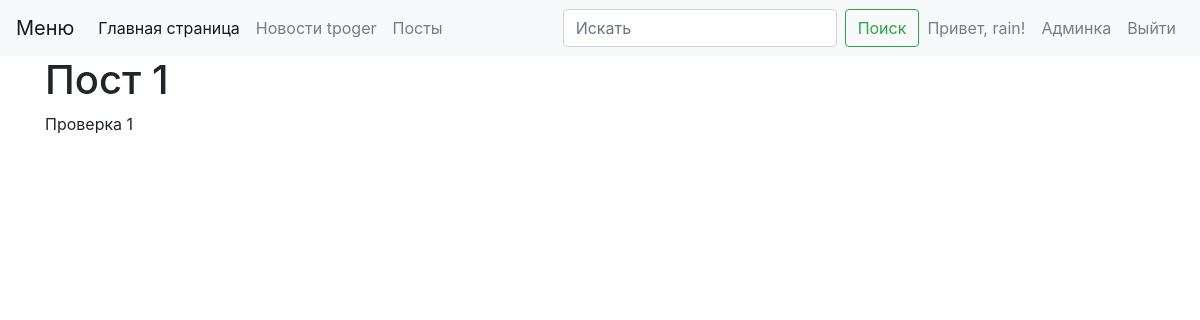
Page /posts/1 (signed in) on the committed database.
### webapp/user/models.py (models this page shows, shortened)
class User(db.Model, UserMixin):
    id = db.Column(db.Integer, primary_key=True)
    username = db.Column(db.String(64), index=True, unique=True)
    password = db.Column(db.String(128))
    role = db.Column(db.String(10), index=True)
    name = db.Column(db.String(10), index=True)
    @property
    def is_admin(self):
        return self.role == 'admin'

### webapp/posts/models.py (models this page shows, shortened)
class Post(db.Model):
    id = db.Column(db.Integer, primary_key=True)
    title = db.Column(db.String, nullable=False)
    text = db.Column(db.Text, nullable=False)
    created = db.Column(db.DateTime, nullable=False, default=datetime.now())
    user_id = db.Column(
        db.Integer,
        db.ForeignKey('user.id', ondelete='CASCADE'),
        index=True)
    user = relationship('User', backref='posts')

### webapp/posts/views.py (the view)
@blueprint.route('/<int:id>')
def single_news(id):
    my_post = Post.query.filter(Post.id == id).first()
    if not my_post:
        abort(404)
    return render_template('posts/single_post.html', page_title=my_post.title, post=my_post)

### webapp/__init__.py (called while the page is built)
def create_app():
    app = Flask(__name__)
    app.config.from_pyfile('config.py')
    db.init_app(app)
    migrate = Migrate(app, db)
    login_manager = LoginManager()
    login_manager.init_app(app)
    login_manager.login_view = 'user.login'
    app.register_blueprint(user_blueprint)
    app.register_blueprint(admin_blueprint)
    app.register_blueprint(news_blueprint)
    app.register_blueprint(posts_blueprint)
    @login_manager.user_loader
    def load_user(user_id):
        return User.query.get(user_id)
    return app

### webapp/templates/posts/single_post.html
{% extends "base.html" %}
{% block content %}
    <div class="row">
        <div class="col-8 news-content">
            {{ post.text|safe }}
        </div>
    </div>
{% endblock %}

### webapp/templates/base.html (shortened to what this page needs)
<!doctype html>
<html lang="ru">
  <head>
    <link rel="stylesheet" href="https://stackpath.bootstrapcdn.com/bootstrap/4.1.3/css/bootstrap.min.css">
  </head>
  <body>
    {% include 'menu.html' %}
    <div class="container">
        <h1> {{page_title}} </h1>
        {% block content %}{% endblock %}
    </div>
  </body>
</html>

### webapp/templates/menu.html (shortened to what this page needs)
<nav class="navbar navbar-expand-lg navbar-light bg-light">
    <a class="navbar-brand" href="#">Меню</a>
    <div class="collapse navbar-collapse" id="navbarSupportedContent">
        <ul class="navbar-nav mr-auto">
        <li class="nav-item active">
            <a class="nav-link" href="/">Главная страница </a>
        </li>
        <li class="nav-item">
            <a class="nav-link" href="/tproger">Новости tpoger </a>
        </li>
        <li class="nav-item">
            <a class="nav-link" href="/posts">Посты </a>
        </li>
        </ul>
        <form class="form-inline my-2 my-lg-0">
        <input class="form-control mr-sm-2" type="search" placeholder="Искать" aria-label="Search">
        <button class="btn btn-outline-success my-2 my-sm-0" type="submit">Поиск</button>
        </form>
        <ul class="navbar-nav">
            {% if current_user.is_authenticated %}
                <li class="nav-item">
                    <span class="nav-link">Привет, {{ current_user.username }}!</span>
                </li>
                {% if current_user.is_admin %}
                <li class="nav-item">
                    <a href="{{ url_for('admin.admin_index') }}" class="nav-link">Админка</a>
                </li>
                {% endif %}
                <li class="nav-item">
                    <a class="nav-link" href="{{ url_for('user.logout') }}">Выйти</a>
                </li>
            {% endif %}
    </div>
  </nav>

### rows in the picture
User: username "rain"
Post: title "Пост 1", text "Проверка 1"
